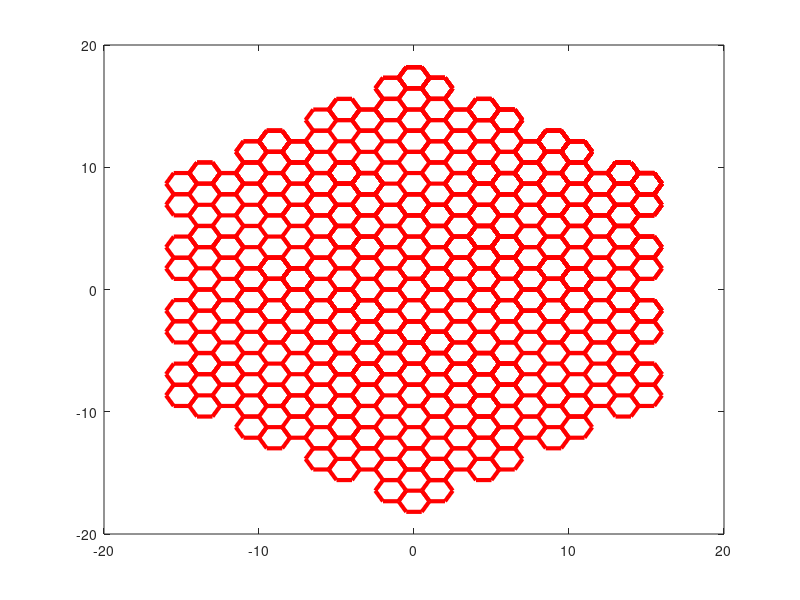

Source code (MATLAB):
sdvig = 0;
sdvig2 = 0;
sdvig3 = 0;
for l=0:7 % шесть внешних
    for h=0:7 % шесть внешних
        for k=0:7   %внутренний шестиугольник
            for j=1:7 % полоска
                Z(j)=exp(1i*2*pi*(j-1+k)/6);
            end
            plot(Z+sdvig+sdvig2+sdvig3,'r','LineWidth', 3)
            hold on
            sdvig = 3^(1/2)*exp(1i*2*pi*(2*k+1)/12);
        end
        sdvig2 = 3*3^(1/2)*exp(1i*2*pi*(2*h+1)/12);
    end
    %% внутренние во внешних    
   for k=0:7   %внутренний шестиугольник
            for j=1:7 % полоска
                Z(j)=exp(1i*2*pi*(j-1+k)/6);
            end
            plot(Z+sdvig+sdvig3,'r','LineWidth', 3)
            hold on
            sdvig = 3^(1/2)*exp(1i*2*pi*(2*k+1)/12);
   end
     %% внутренние во внешних
       
   sdvig3 = 2*3*3^(1/2)*exp(1i*2*pi*(2*l+1)/12);
end